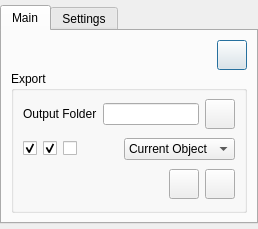
<?xml version="1.0" encoding="UTF-8"?>
<ui version="4.0">
 <class>Dialog</class>
 <widget class="QDialog" name="Dialog">
  <property name="geometry">
   <rect>
    <x>0</x>
    <y>0</y>
    <width>258</width>
    <height>229</height>
   </rect>
  </property>
  <property name="windowTitle">
   <string>Dialog</string>
  </property>
  <layout class="QHBoxLayout" name="horizontalLayout">
   <property name="leftMargin">
    <number>0</number>
   </property>
   <property name="topMargin">
    <number>5</number>
   </property>
   <property name="rightMargin">
    <number>0</number>
   </property>
   <property name="bottomMargin">
    <number>5</number>
   </property>
   <item>
    <widget class="QTabWidget" name="tabWidget">
     <property name="currentIndex">
      <number>0</number>
     </property>
     <widget class="QWidget" name="tab">
      <attribute name="title">
       <string>Main</string>
      </attribute>
      <layout class="QHBoxLayout" name="horizontalLayout_2">
       <item>
        <layout class="QVBoxLayout" name="verticalLayout">
         <property name="spacing">
          <number>1</number>
         </property>
         <item>
          <layout class="QHBoxLayout" name="horizontalLayout_30">
           <property name="spacing">
            <number>0</number>
           </property>
           <item>
            <widget class="QLabel" name="mgo_icon">
             <property name="text">
              <string/>
             </property>
            </widget>
           </item>
           <item>
            <widget class="QPushButton" name="materialiser_btn">
             <property name="minimumSize">
              <size>
               <width>30</width>
               <height>30</height>
              </size>
             </property>
             <property name="maximumSize">
              <size>
               <width>30</width>
               <height>30</height>
              </size>
             </property>
             <property name="toolTip">
              <string>Open Materialiser (import / export material presets)</string>
             </property>
             <property name="text">
              <string/>
             </property>
            </widget>
           </item>
          </layout>
         </item>
         <item>
          <widget class="QGroupBox" name="groupBox">
           <property name="title">
            <string>Export</string>
           </property>
           <layout class="QHBoxLayout" name="horizontalLayout_5">
            <property name="topMargin">
             <number>5</number>
            </property>
            <property name="bottomMargin">
             <number>5</number>
            </property>
            <item>
             <layout class="QVBoxLayout" name="verticalLayout_2">
              <item>
               <layout class="QHBoxLayout" name="horizontalLayout_12">
                <item>
                 <widget class="QLabel" name="label_7">
                  <property name="text">
                   <string>Output Folder</string>
                  </property>
                 </widget>
                </item>
                <item>
                 <widget class="QLineEdit" name="outputPath_edit">
                  <property name="toolTip">
                   <string>Output path for exporting mGo data</string>
                  </property>
                 </widget>
                </item>
                <item>
                 <widget class="QPushButton" name="browseDir_btn">
                  <property name="minimumSize">
                   <size>
                    <width>30</width>
                    <height>30</height>
                   </size>
                  </property>
                  <property name="maximumSize">
                   <size>
                    <width>30</width>
                    <height>30</height>
                   </size>
                  </property>
                  <property name="toolTip">
                   <string>Set output folder (for export of textures and mGo description file)</string>
                  </property>
                  <property name="text">
                   <string/>
                  </property>
                 </widget>
                </item>
               </layout>
              </item>
              <item>
               <layout class="QHBoxLayout" name="horizontalLayout_14">
                <item>
                 <widget class="QCheckBox" name="exportChannels_chk">
                  <property name="toolTip">
                   <string>Export Texture CHANNELS</string>
                  </property>
                  <property name="layoutDirection">
                   <enum>Qt::RightToLeft</enum>
                  </property>
                  <property name="text">
                   <string/>
                  </property>
                  <property name="checked">
                   <bool>true</bool>
                  </property>
                 </widget>
                </item>
                <item>
                 <widget class="QCheckBox" name="exportAttrs_chk">
                  <property name="toolTip">
                   <string>Export shader ATTRIBUTES</string>
                  </property>
                  <property name="layoutDirection">
                   <enum>Qt::RightToLeft</enum>
                  </property>
                  <property name="text">
                   <string/>
                  </property>
                  <property name="checked">
                   <bool>true</bool>
                  </property>
                 </widget>
                </item>
                <item>
                 <widget class="QCheckBox" name="exportGeo_chk">
                  <property name="toolTip">
                   <string>Export object GEOMETRY</string>
                  </property>
                  <property name="layoutDirection">
                   <enum>Qt::RightToLeft</enum>
                  </property>
                  <property name="text">
                   <string/>
                  </property>
                 </widget>
                </item>
                <item>
                 <spacer name="horizontalSpacer">
                  <property name="orientation">
                   <enum>Qt::Horizontal</enum>
                  </property>
                  <property name="sizeType">
                   <enum>QSizePolicy::MinimumExpanding</enum>
                  </property>
                  <property name="sizeHint" stdset="0">
                   <size>
                    <width>0</width>
                    <height>0</height>
                   </size>
                  </property>
                 </spacer>
                </item>
                <item>
                 <widget class="QComboBox" name="sendMode_cbox">
                  <property name="toolTip">
                   <string>Export Method:
Selected Object - Exports checked data associated with currently selected object
Visible Objects - Exports checked data associated with all visible objects
All Objects - Exports checked data associated with all objects
Env &amp; Cam - Exports Perspective Viewport Camera and Environment Light as an HDRI dome/sky light</string>
                  </property>
                  <item>
                   <property name="text">
                    <string>Current Object</string>
                   </property>
                  </item>
                  <item>
                   <property name="text">
                    <string>Visible Objects</string>
                   </property>
                  </item>
                  <item>
                   <property name="text">
                    <string>All Objects</string>
                   </property>
                  </item>
                 </widget>
                </item>
               </layout>
              </item>
              <item>
               <layout class="QHBoxLayout" name="horizontalLayout_38">
                <item>
                 <spacer name="horizontalSpacer_12">
                  <property name="orientation">
                   <enum>Qt::Horizontal</enum>
                  </property>
                  <property name="sizeHint" stdset="0">
                   <size>
                    <width>40</width>
                    <height>20</height>
                   </size>
                  </property>
                 </spacer>
                </item>
                <item>
                 <widget class="QPushButton" name="exportDescription_btn">
                  <property name="minimumSize">
                   <size>
                    <width>30</width>
                    <height>30</height>
                   </size>
                  </property>
                  <property name="maximumSize">
                   <size>
                    <width>30</width>
                    <height>30</height>
                   </size>
                  </property>
                  <property name="toolTip">
                   <string>Export as mGo description to output folder</string>
                  </property>
                  <property name="text">
                   <string/>
                  </property>
                 </widget>
                </item>
                <item>
                 <widget class="QPushButton" name="sendToApp_btn">
                  <property name="minimumSize">
                   <size>
                    <width>30</width>
                    <height>30</height>
                   </size>
                  </property>
                  <property name="maximumSize">
                   <size>
                    <width>30</width>
                    <height>30</height>
                   </size>
                  </property>
                  <property name="toolTip">
                   <string>Go! (Export checked items to 3D package)</string>
                  </property>
                  <property name="text">
                   <string/>
                  </property>
                 </widget>
                </item>
               </layout>
              </item>
             </layout>
            </item>
           </layout>
          </widget>
         </item>
        </layout>
       </item>
      </layout>
     </widget>
     <widget class="QWidget" name="tab_2">
      <attribute name="title">
       <string>Settings</string>
      </attribute>
      <layout class="QHBoxLayout" name="horizontalLayout_3">
       <item>
        <widget class="QScrollArea" name="scrollArea">
         <property name="widgetResizable">
          <bool>true</bool>
         </property>
         <widget class="QWidget" name="scrollAreaWidgetContents">
          <property name="geometry">
           <rect>
            <x>0</x>
            <y>0</y>
            <width>289</width>
            <height>516</height>
           </rect>
          </property>
          <layout class="QHBoxLayout" name="horizontalLayout_6">
           <item>
            <layout class="QVBoxLayout" name="verticalLayout_3">
             <item>
              <widget class="QGroupBox" name="groupBox_2">
               <property name="title">
                <string>Host</string>
               </property>
               <layout class="QHBoxLayout" name="horizontalLayout_7">
                <item>
                 <layout class="QHBoxLayout" name="horizontalLayout_9">
                  <item>
                   <widget class="QLabel" name="label_9">
                    <property name="text">
                     <string>Host</string>
                    </property>
                   </widget>
                  </item>
                  <item>
                   <widget class="QComboBox" name="appHost_cbox">
                    <item>
                     <property name="text">
                      <string>Local Host Only</string>
                     </property>
                    </item>
                   </widget>
                  </item>
                  <item>
                   <widget class="QPushButton" name="pushButton_7">
                    <property name="sizePolicy">
                     <sizepolicy hsizetype="Fixed" vsizetype="Fixed">
                      <horstretch>0</horstretch>
                      <verstretch>0</verstretch>
                     </sizepolicy>
                    </property>
                    <property name="minimumSize">
                     <size>
                      <width>25</width>
                      <height>25</height>
                     </size>
                    </property>
                    <property name="maximumSize">
                     <size>
                      <width>25</width>
                      <height>25</height>
                     </size>
                    </property>
                    <property name="text">
                     <string>+</string>
                    </property>
                   </widget>
                  </item>
                  <item>
                   <spacer name="horizontalSpacer_2">
                    <property name="orientation">
                     <enum>Qt::Horizontal</enum>
                    </property>
                    <property name="sizeHint" stdset="0">
                     <size>
                      <width>40</width>
                      <height>20</height>
                     </size>
                    </property>
                   </spacer>
                  </item>
                 </layout>
                </item>
               </layout>
              </widget>
             </item>
             <item>
              <widget class="QGroupBox" name="groupBox_5">
               <property name="title">
                <string>Export Application</string>
               </property>
               <layout class="QHBoxLayout" name="horizontalLayout_13">
                <item>
                 <layout class="QHBoxLayout" name="horizontalLayout_15">
                  <item>
                   <widget class="QComboBox" name="exportApp_cbox">
                    <item>
                     <property name="text">
                      <string>Maya</string>
                     </property>
                    </item>
                    <item>
                     <property name="text">
                      <string>3ds Max</string>
                     </property>
                    </item>
                    <item>
                     <property name="text">
                      <string>Softimage</string>
                     </property>
                    </item>
                   </widget>
                  </item>
                  <item>
                   <spacer name="horizontalSpacer_3">
                    <property name="orientation">
                     <enum>Qt::Horizontal</enum>
                    </property>
                    <property name="sizeHint" stdset="0">
                     <size>
                      <width>40</width>
                      <height>20</height>
                     </size>
                    </property>
                   </spacer>
                  </item>
                 </layout>
                </item>
               </layout>
              </widget>
             </item>
             <item>
              <widget class="QGroupBox" name="groupBox_4">
               <property name="title">
                <string>Texture Export Options</string>
               </property>
               <layout class="QVBoxLayout" name="verticalLayout_6">
                <item>
                 <layout class="QHBoxLayout" name="horizontalLayout_21">
                  <item>
                   <widget class="QLabel" name="label_10">
                    <property name="text">
                     <string>8-Bits</string>
                    </property>
                   </widget>
                  </item>
                  <item>
                   <widget class="QComboBox" name="eightBitFormat_cbox">
                    <item>
                     <property name="text">
                      <string>tif</string>
                     </property>
                    </item>
                    <item>
                     <property name="text">
                      <string>bmp</string>
                     </property>
                    </item>
                    <item>
                     <property name="text">
                      <string>jpg</string>
                     </property>
                    </item>
                    <item>
                     <property name="text">
                      <string>jpeg</string>
                     </property>
                    </item>
                    <item>
                     <property name="text">
                      <string>png</string>
                     </property>
                    </item>
                    <item>
                     <property name="text">
                      <string>ppm</string>
                     </property>
                    </item>
                    <item>
                     <property name="text">
                      <string>psd</string>
                     </property>
                    </item>
                    <item>
                     <property name="text">
                      <string>tga</string>
                     </property>
                    </item>
                    <item>
                     <property name="text">
                      <string>tiff</string>
                     </property>
                    </item>
                    <item>
                     <property name="text">
                      <string>xbm</string>
                     </property>
                    </item>
                    <item>
                     <property name="text">
                      <string>xpm</string>
                     </property>
                    </item>
                   </widget>
                  </item>
                  <item>
                   <widget class="QLabel" name="label_11">
                    <property name="text">
                     <string>16/32 Bits</string>
                    </property>
                   </widget>
                  </item>
                  <item>
                   <widget class="QComboBox" name="thirtyTwoBitFormat_cbox">
                    <item>
                     <property name="text">
                      <string>exr</string>
                     </property>
                    </item>
                    <item>
                     <property name="text">
                      <string>psd</string>
                     </property>
                    </item>
                    <item>
                     <property name="text">
                      <string>tif</string>
                     </property>
                    </item>
                    <item>
                     <property name="text">
                      <string>tiff</string>
                     </property>
                    </item>
                   </widget>
                  </item>
                 </layout>
                </item>
               </layout>
              </widget>
             </item>
             <item>
              <widget class="QGroupBox" name="groupBox_8">
               <property name="title">
                <string>Texture Import Options</string>
               </property>
               <layout class="QVBoxLayout" name="verticalLayout_11">
                <item>
                 <layout class="QHBoxLayout" name="horizontalLayout_42">
                  <item>
                   <widget class="QCheckBox" name="checkBox">
                    <property name="text">
                     <string>Create Gamma Correction Nodes</string>
                    </property>
                   </widget>
                  </item>
                 </layout>
                </item>
                <item>
                 <layout class="QHBoxLayout" name="horizontalLayout_41">
                  <item>
                   <widget class="QLabel" name="label_24">
                    <property name="text">
                     <string>Filter</string>
                    </property>
                   </widget>
                  </item>
                  <item>
                   <widget class="QComboBox" name="filterType_cbox">
                    <item>
                     <property name="text">
                      <string>None</string>
                     </property>
                    </item>
                    <item>
                     <property name="text">
                      <string>Mipmap</string>
                     </property>
                    </item>
                    <item>
                     <property name="text">
                      <string>Quadratic</string>
                     </property>
                    </item>
                    <item>
                     <property name="text">
                      <string>Animation</string>
                     </property>
                    </item>
                   </widget>
                  </item>
                 </layout>
                </item>
               </layout>
              </widget>
             </item>
             <item>
              <widget class="QGroupBox" name="groupBox_3">
               <property name="enabled">
                <bool>false</bool>
               </property>
               <property name="title">
                <string>Mipmap Conversion</string>
               </property>
               <layout class="QHBoxLayout" name="horizontalLayout_8">
                <item>
                 <layout class="QVBoxLayout" name="verticalLayout_4">
                  <item>
                   <layout class="QHBoxLayout" name="horizontalLayout_11">
                    <item>
                     <widget class="QLabel" name="label_3">
                      <property name="text">
                       <string>Preset</string>
                      </property>
                     </widget>
                    </item>
                    <item>
                     <widget class="QLineEdit" name="lineEdit_3"/>
                    </item>
                    <item>
                     <widget class="QPushButton" name="pushButton_9">
                      <property name="sizePolicy">
                       <sizepolicy hsizetype="Fixed" vsizetype="Fixed">
                        <horstretch>0</horstretch>
                        <verstretch>0</verstretch>
                       </sizepolicy>
                      </property>
                      <property name="minimumSize">
                       <size>
                        <width>25</width>
                        <height>25</height>
                       </size>
                      </property>
                      <property name="maximumSize">
                       <size>
                        <width>25</width>
                        <height>25</height>
                       </size>
                      </property>
                      <property name="text">
                       <string>+</string>
                      </property>
                     </widget>
                    </item>
                   </layout>
                  </item>
                  <item>
                   <layout class="QHBoxLayout" name="horizontalLayout_16">
                    <item>
                     <widget class="QLabel" name="label_5">
                      <property name="text">
                       <string>Tool Path</string>
                      </property>
                     </widget>
                    </item>
                    <item>
                     <widget class="QLineEdit" name="lineEdit_5"/>
                    </item>
                    <item>
                     <widget class="QPushButton" name="browse_output_btn_5">
                      <property name="minimumSize">
                       <size>
                        <width>30</width>
                        <height>30</height>
                       </size>
                      </property>
                      <property name="maximumSize">
                       <size>
                        <width>30</width>
                        <height>30</height>
                       </size>
                      </property>
                      <property name="text">
                       <string>M</string>
                      </property>
                     </widget>
                    </item>
                   </layout>
                  </item>
                  <item>
                   <layout class="QHBoxLayout" name="horizontalLayout_23">
                    <item>
                     <widget class="QLabel" name="label_8">
                      <property name="text">
                       <string>Options</string>
                      </property>
                     </widget>
                    </item>
                    <item>
                     <widget class="QLineEdit" name="lineEdit_6"/>
                    </item>
                   </layout>
                  </item>
                  <item>
                   <layout class="QHBoxLayout" name="horizontalLayout_24">
                    <item>
                     <widget class="QLabel" name="label_19">
                      <property name="text">
                       <string>Subfolder</string>
                      </property>
                     </widget>
                    </item>
                    <item>
                     <widget class="QLineEdit" name="lineEdit_7"/>
                    </item>
                    <item>
                     <widget class="QComboBox" name="comboBox_20">
                      <item>
                       <property name="text">
                        <string>tx</string>
                       </property>
                      </item>
                      <item>
                       <property name="text">
                        <string>exr</string>
                       </property>
                      </item>
                     </widget>
                    </item>
                    <item>
                     <widget class="QPushButton" name="pushButton">
                      <property name="maximumSize">
                       <size>
                        <width>50</width>
                        <height>16777215</height>
                       </size>
                      </property>
                      <property name="text">
                       <string>Save</string>
                      </property>
                     </widget>
                    </item>
                   </layout>
                  </item>
                 </layout>
                </item>
               </layout>
              </widget>
             </item>
            </layout>
           </item>
          </layout>
         </widget>
        </widget>
       </item>
      </layout>
     </widget>
    </widget>
   </item>
  </layout>
 </widget>
 <resources/>
 <connections/>
</ui>
